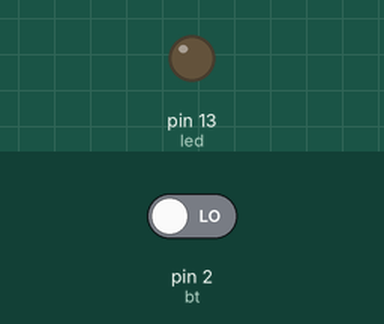
Simulated run of this sketch. Board: Arduino Uno, built with avr-gcc and run on an emulated ATmega328P. Parts: output pins drawn as LEDs (lit = HIGH). The inputs (shaded band) are chosen by the test bench; at power-on: pin 2 (bt) LOW.

Above: at 1.2 s.
1.3 s: pin 2 (bt) driven HIGH
At 2.4 s:
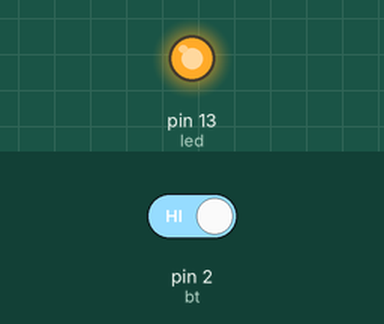
2.8 s: pin 2 (bt) driven LOW
At 3.6 s:
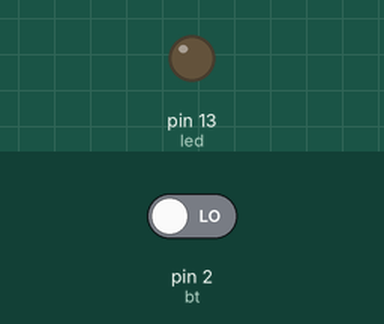
Timing chart, 0 to 5.8 s (numbered marks = the images above; inputs shaded):
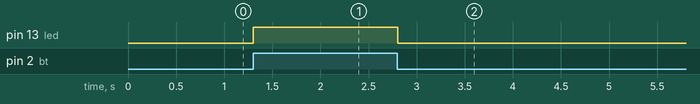

The sketch:

test-opto-817.ino
```cpp
int bt = 2;
int led = 13;

void setup() {
  Serial.begin(9600);
  pinMode(bt, INPUT);
  pinMode(led, OUTPUT);
}

void loop() {
  int n = digitalRead(bt);
  digitalWrite(led, n);
  delay(10);
}
```

Measured:
- after the input at 1.3 s, pin 13 (led): LOW → HIGH at once
- after the input at 2.8 s, pin 13 (led): HIGH → LOW at once
